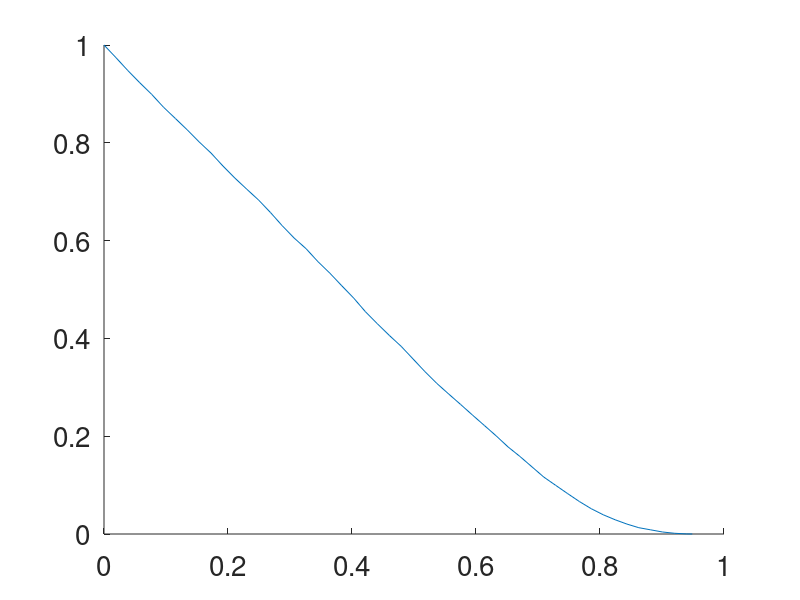

The MATLAB script that drew this image: (Note: this script raises an error after producing the figure.)
%% Simuleringar, Wienerprocess
clc;clf; clearvars
hold on
N_steps=1000;
N_trials=10000;

%for brus=[10, 16];
brus=0;
tic

kvot=zeros(N_trials,1);
egen=zeros(N_trials,2);
for i=1:N_trials
    X=cumsum(randn(N_steps,1)) + brus*randn(N_steps,1);
    Y=cumsum(randn(N_steps,1)) + brus*randn(N_steps,1);
    %gyr = [sum(X.^2), sum(X.*Y); 
    %       sum(Y.*X), sum(Y.^2)]/N_steps;
    
    gyr = [sum(X.^2)-sum(X).^2/N_steps, sum(X.*Y)-sum(X).*sum(Y)/N_steps; 
           sum(Y.*X)-sum(X).*sum(Y)/N_steps, sum(Y.^2)-sum(Y).^2/N_steps]/N_steps;
    [~,D] = eig(gyr);

    kvot(i)=D(4)/D(1);%^((randn>0)*2 -1 );
    egen(i,:)=[D(1), D(4)];
end
%sparar sim
% %save(sprintf('kvot_brus_%2.1f.mat', brus), 'kvot', 'egen', '-mat')

toc
%

bins=50;%logspace(0,2);
A=(egen(:,2)-egen(:,1)).^2./(egen(:,2)+egen(:,1)).^2;%assymetri
[N_X, X]=hist(A,bins);
plot([0, X+.5*[diff(X),0]], 1- [0, cumsum(N_X)]/sum(N_X), '-')
set(gca, 'fontsize', 20, 'yscale', 'lin', 'xscale', 'lin')
%end

%%
leg_str=cell(2,1);
leg_str{1}='kvot_energydepleted.mat';
leg_str{2}='kvot_logphase.mat';


for i=1:2
    load(leg_str{i})
    A=(egen(:,2)-egen(:,1)).^2./(egen(:,2)+egen(:,1)).^2;%assymetri
    [N_X, X]=hist(A,bins);
    hold on
    plot(X+.5*[diff(X),0], 1-cumsum(N_X)/sum(N_X), '-o')
    %plot(X, N_X/sum(N_X), '*');hold on
end

%axis([1,1e2, 1e-3, 1])

%set(gca, 'fontsize', 20, 'yscale', 'log', 'xscale', 'log')



%% Simuleringar, Ornstein-Uhlenbeck
clc;clf; clearvars

N_steps=1000;
N_trials=10000;

tau=[5.0];
bins=50;%logspace(0,2);

for l=1:length(tau)
tic
k=1e-2./tau(l);
kvot=zeros(N_trials,1);
egen=zeros(N_trials,2);
for i=1:N_trials
    W=randn(N_steps-1,2);
    X=zeros(N_steps,1);
    Y=zeros(N_steps,1);
    for j=2:N_steps
        X(j)=(1-k)*X(j-1)+W(j-1,1);
        Y(j)=(1-k)*Y(j-1)+W(j-1,2);
    end
    %gyr = [sum(X.^2), sum(X.*Y); 
    %       sum(Y.*X), sum(Y.^2)]/N_steps;
    gyr = [sum(X.^2)-sum(X).^2/N_steps, sum(X.*Y)-sum(X).*sum(Y)/N_steps; 
           sum(Y.*X)-sum(X).*sum(Y)/N_steps, sum(Y.^2)-sum(Y).^2/N_steps]/N_steps;
       
    %gyr = [sum(X(:,i).^2), sum(X(:,i).*Y(:,i)); sum(Y(:,i).*X(:,i)), sum(Y(:,i).^2)]/N_steps;
    [~,D] = eig(gyr);

    kvot(i)=(D(4)/D(1));
    egen(i,:)=[D(1), D(4)];
end
toc


A=(egen(:,2)-egen(:,1)).^2./(egen(:,2)+egen(:,1)).^2;%assymetri
[N_X, X]=hist(A,bins);
hold on
plot(X+.5*[diff(X),0], 1-cumsum(N_X)/sum(N_X), '-*')
pause(0.1)
% % save(sprintf('kvot_spring_%1.1fs.mat', tau(l)), 'kvot', 'egen', '-mat')

end
%set(gca, 'fontsize', 20, 'yscale', 'log', 'xscale', 'log')
%

leg_str=cell(3,1);
leg_str{1}='kvot_energydepleted.mat';
leg_str{2}='kvot_logphase.mat';
leg_str{3}='kvot.mat';

for i=2:2
    load(leg_str{i})
    A=(egen(:,2)-egen(:,1)).^2./(egen(:,2)+egen(:,1)).^2;%assymetri
    [N_X, X]=hist(A,bins);
    hold on
    plot(X+.5*[diff(X),0], 1-cumsum(N_X)/sum(N_X), '-o')
    %plot(X, N_X/sum(N_X), '*');hold on
end

%axis([1,1e2, 1e-3, 1])

%set(gca, 'fontsize', 20, 'yscale', 'log', 'xscale', 'log')

%% Plottar ALLT, egenvärdeskvot
clc;clearvars;clf


b=dir('kvot*.mat');
leg_str=cell(length(b),1);
L=length(b);
bins=logspace(0,2,50);

data=zeros(length(bins)+1, 2*L);


for i=1:L
    leg_str{i}=b(i).name;
    load(leg_str{i}, 'kvot')
    [N_X, X]=hist(kvot,bins);
    
    hold on
    plot([1, X+.5*[diff(X),0]], 1- [0, cumsum(N_X)]/sum(N_X), '-', 'linewidth', 2)
    %plot(X, N_X/sum(N_X), '*');hold on
    data(:,2*i-1)=[0, X+.5*[diff(X),0]];
    data(:,2*i)=1- [0, cumsum(N_X)]/sum(N_X);
    
    
end

l=legend(leg_str);set(l, 'fontsize', 20)
xlabel('$\lambda_1/\lambda_2$','interpreter', 'latex')
ylabel('$1-\mathrm{CDF}$','interpreter', 'latex')

set(gca, 'fontsize', 20, 'yscale', 'log', 'xscale', 'lin')

% % save('egenvardeskvot.tsv', 'data', '-ascii')



%% Plottar ALLT, asymmetri
clc;clearvars;clf


b=dir('kvot*.mat');
leg_str=cell(length(b),1);
L=length(b);
bins=50;%logspace(0,2,50);

data=zeros(bins+1, 2*L);

for i=1:L
    leg_str{i}=b(i).name;
    load(leg_str{i}, 'egen')
    kvot=(egen(:,2)-egen(:,1)).^2./(egen(:,2)+egen(:,1)).^2;%assymetri
    [N_X, X]=hist(kvot,bins);
    hold on
    
    plot([0, X+.5*[diff(X),0]], 1- [0, cumsum(N_X)]/sum(N_X), '-', 'linewidth', 2)
    %plot([1, X+.5*[diff(X),0]], 1- [0, cumsum(N_X)]/sum(N_X), '-', 'linewidth', 2)
    %plot(X, N_X/sum(N_X), '*');hold on
    data(:,2*i-1)=[0, X+.5*[diff(X),0]];
    data(:,2*i)=1- [0, cumsum(N_X)]/sum(N_X);
    
    
end

l=legend(leg_str);set(l, 'fontsize', 14)
xlabel('$(\lambda_1-\lambda_2)^2/(\lambda_1+\lambda_2)^2$','interpreter', 'latex')
ylabel('$1-\mathrm{CDF}$','interpreter', 'latex')

set(gca, 'fontsize', 20, 'yscale', 'lin', 'xscale', 'lin')

save('asymmetri.tsv', 'data', '-ascii')








